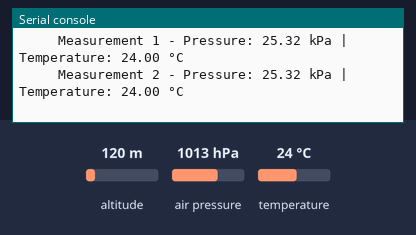
The program below on a simulated Raspberry Pi Pico running MicroPython. Parts: the last lines printed to the serial console. Inputs (shaded band) come from the test bench; at power-on: altitude 120 m, air pressure 1013 hPa, temperature 24 °C. The clock reads 2024-03-15 10:24:30 at power-on unless the program sets it.

Above: at 4.2 s.
4.3 s: altitude set to 20 m
At 6.5 s:
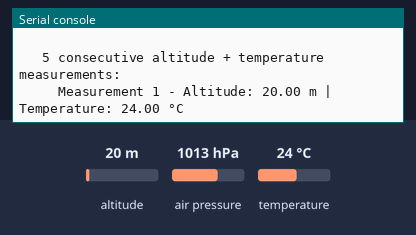
7.3 s: air pressure set to 952 hPa
At 9.8 s:
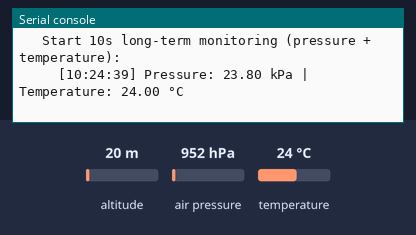
10.3 s: temperature set to 12 °C
At 11.4 s:
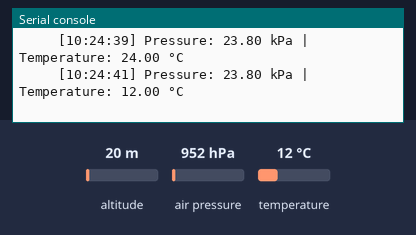

The program:

main.py
```python
# Python env   : MicroPython v1.23.0
# -*- coding: utf-8 -*-
# @Time    : 2026/3/12 下午4:00
# @Author  : PinsonJonas
# @File    : main.py
# @Description : MPL3115A2传感器测试 读取气压海拔温度 异常处理演示

# ======================================== 导入相关模块 =========================================

import time
from machine import I2C, Pin
from mpl3115a2 import MPL3115A2, MPL3115A2exception

# ======================================== 全局变量 ============================================

# I2C配置（Raspberry Pi Pico专属）
I2C_BUS = 0  # Pico的I2C总线编号
I2C_SCL_PIN = 5  # I2C时钟引脚
I2C_SDA_PIN = 4  # I2C数据引脚
I2C_FREQ = 400000  # MPL3115A2支持的400kHz高速I2C频率
# MPL3115A2传感器参数
MPL3115A2_ADDR = 0x60  # 传感器默认I2C地址
SAMPLING_INTERVAL = 0.6  # 最小采样间隔（需大于传感器512ms的采样时间）
LONG_MONITOR_DURATION = 10  # 长期监测总时长(秒)
LONG_MONITOR_INTERVAL = 2  # 长期监测采样间隔(秒)

# ======================================== 功能函数 ============================================


def init_i2c():
    """
    初始化I2C总线（适配Raspberry Pi Pico硬件）
    Initialize I2C bus (adapted for Raspberry Pi Pico hardware)

    Args:
        None

    Returns:
        I2C: 初始化成功返回I2C对象；初始化失败返回None
        I2C: Return I2C object if initialization succeeds; return None if fails

    Notes:
        1. 仅适配Raspberry Pi Pico的I2C0总线，如需使用I2C1需修改引脚（SCL=15, SDA=14）
        2. 初始化时会扫描I2C总线上的设备，并检查MPL3115A2默认地址是否存在
        1. Only adapted for I2C0 bus of Raspberry Pi Pico, modify pins (SCL=15, SDA=14) if using I2C1
        2. Scan I2C bus devices during initialization and check if MPL3115A2 default address exists
    """
    try:
        # 初始化Pico的I2C0总线
        i2c = I2C(I2C_BUS, scl=Pin(I2C_SCL_PIN), sda=Pin(I2C_SDA_PIN), freq=I2C_FREQ)
        detected_devices = [hex(addr) for addr in i2c.scan()]
        print(f"I2C initialization successful, detected device addresses: {', '.join(detected_devices)}")

        # 检查MPL3115A2传感器是否存在
        if hex(MPL3115A2_ADDR) not in detected_devices:
            print("Warning: MPL3115A2 sensor not detected (default address 0x60)")
            return None
        return i2c
    except Exception as e:
        print(f"I2C initialization failed: {e}")
        return None


def print_separator(title):
    """
    打印分隔符，优化输出可读性
    Print separator to optimize output readability

    Args:
        title (str): 分隔符标题/演示模块名称
        title (str): Separator title / demonstration module name

    Returns:
        None

    Notes:
        输出格式为65个等号组成的分隔线，中间显示传入的标题文本
        Output format is a separator line composed of 65 equal signs with the incoming title text in the middle
    """
    print("\n" + "=" * 65)
    print(f"=== {title}")
    print("=" * 65)


def safe_measure(func, desc="measurement"):
    """
    安全执行测量函数，捕获各类异常并返回结果状态
    Safely execute measurement function, catch all types of exceptions and return result status

    Args:
        func (function): 要执行的测量函数（如mpl.pressure/mpl.altitude/mpl.temperature）
        func (function): Measurement function to execute (e.g. mpl.pressure/mpl.altitude/mpl.temperature)
        desc (str): 测量操作描述文本，用于异常提示（默认值：measurement）
        desc (str): Measurement operation description text for exception prompt (default: measurement)

    Returns:
        tuple: (测量结果, 执行状态)
               - 执行成功：(测量数值, True)
               - 执行失败：(None, False)
        tuple: (measurement result, execution status)
               - Success: (measurement value, True)
               - Failure: (None, False)

    Notes:
        1. 捕获MPL3115A2传感器专属异常、I2C通信异常、通用异常
        2. 所有异常信息均以英文输出，便于调试定位问题
        1. Catch MPL3115A2 sensor-specific exceptions, I2C communication exceptions, and general exceptions
        2. All exception information is output in English for easy debugging and problem location
    """
    try:
        result = func()
        return result, True
    except MPL3115A2exception as e:
        print(f"   {desc} failed - sensor exception: {e}")
    except OSError as e:
        if "EIO" in str(e):
            print(f"   {desc} failed - I2C communication error(Errno 5): {e}")
        else:
            print(f"   {desc} failed - I2C error: {e}")
    except Exception as e:
        print(f"   {desc} failed - unknown error: {e}")
    return None, False


# ======================================== 自定义类 ============================================

# ======================================== 初始化配置 ===========================================

time.sleep(3)
print("FreakStudio: MPL3115A2 sensor test - read pressure/altitude/temperature with exception handling")
# 初始化I2C总线
i2c = init_i2c()
if not i2c:
    print("I2C initialization failed, program exit")
    raise SystemExit(1)

# ========================================  主程序  ============================================

# 1. 气压计模式功能演示
print_separator("1. Pressure mode demonstration")
try:
    # 初始化气压模式传感器对象
    mpl_pressure = MPL3115A2(i2c, mode=MPL3115A2.PRESSURE)
    print("   MPL3115A2 pressure mode initialized successfully")

    # 连续5次气压+温度测量
    print("\n   5 consecutive pressure + temperature measurements:")
    for i in range(5):
        pressure, p_ok = safe_measure(mpl_pressure.pressure, "pressure reading")
        temp, t_ok = safe_measure(mpl_pressure.temperature, "temperature reading")

        if p_ok and t_ok:
            pressure_kpa = pressure / 4000.0  # 转换为kPa（原始值精度0.25Pa）
            print(f"     Measurement {i+1} - Pressure: {pressure_kpa:.2f} kPa | Temperature: {temp:.2f} °C")
        time.sleep(SAMPLING_INTERVAL)

    # 测试错误场景：气压模式下读取海拔（预期触发异常）
    print("\n   Test error scenario: Read altitude in pressure mode (expected exception):")
    alt, a_ok = safe_measure(mpl_pressure.altitude, "altitude reading")

except MPL3115A2exception as e:
    print(f"   Pressure mode initialization failed: {e}")
except Exception as e:
    print(f"   Pressure mode operation failed: {e}")

# 2. 海拔模式功能演示
print_separator("2. Altitude mode demonstration")
try:
    # 初始化海拔模式传感器对象
    mpl_altitude = MPL3115A2(i2c, mode=MPL3115A2.ALTITUDE)
    print("   MPL3115A2 altitude mode initialized successfully")

    # 连续5次海拔+温度测量
    print("\n   5 consecutive altitude + temperature measurements:")
    for i in range(5):
        altitude, a_ok = safe_measure(mpl_altitude.altitude, "altitude reading")
        temp, t_ok = safe_measure(mpl_altitude.temperature, "temperature reading")

        if a_ok and t_ok:
            print(f"     Measurement {i+1} - Altitude: {altitude:.2f} m | Temperature: {temp:.2f} °C")
        time.sleep(SAMPLING_INTERVAL)

    # 测试错误场景：海拔模式下读取气压（预期触发异常）
    print("\n   Test error scenario: Read pressure in altitude mode (expected exception):")
    press, p_ok = safe_measure(mpl_altitude.pressure, "pressure reading")

except MPL3115A2exception as e:
    print(f"   Altitude mode initialization failed: {e}")
except Exception as e:
    print(f"   Altitude mode operation failed: {e}")

# 3. 传感器异常处理演示
print_separator("3. Sensor exception handling demonstration")
# 测试无效模式初始化（预期触发异常）
print("   Test error scenario: Initialize with invalid mode (expected exception):")
try:
    mpl_invalid = MPL3115A2(i2c, mode=99)  # 传入无效模式值
except MPL3115A2exception as e:
    print(f"   Expected exception caught: {e}")
except Exception as e:
    print(f"   Unexpected exception caught: {e}")

# 4. 长期监测功能演示
print_separator("4. Long-term monitoring demonstration (10 seconds, 2s interval)")
try:
    # 重新初始化气压计模式用于长期监测
    mpl_monitor = MPL3115A2(i2c, mode=MPL3115A2.PRESSURE)
    print(f"   Start {LONG_MONITOR_DURATION}s long-term monitoring (pressure + temperature):")

    start_time = time.time()
    while (time.time() - start_time) < LONG_MONITOR_DURATION:
        pressure, p_ok = safe_measure(mpl_monitor.pressure, "pressure reading")
        temp, t_ok = safe_measure(mpl_monitor.temperature, "temperature reading")

        if p_ok and t_ok:
            pressure_kpa = pressure / 4000.0
            current_time = time.localtime()
            time_str = f"{current_time[3]:02d}:{current_time[4]:02d}:{current_time[5]:02d}"
            print(f"     [{time_str}] Pressure: {pressure_kpa:.2f} kPa | Temperature: {temp:.2f} °C")

        time.sleep(LONG_MONITOR_INTERVAL)

except Exception as e:
    print(f"   Long-term monitoring failed: {e}")

# 程序结束提示
print_separator("Demonstration completed")
print("   All MPL3115A2 function demonstrations finished")
```

mpl3115a2.py
```python
# (licence header left out)
__version__ = "0.1.0"
__author__ = "PinsonJonas"
__license__ = "MIT"
__platform__ = "MicroPython v1.23.0"

# ======================================== 导入相关模块 =========================================

import time
from machine import I2C, Pin

# ======================================== 全局变量 ============================================


# ======================================== 功能函数 ============================================


# ======================================== 自定义类 ============================================


class MPL3115A2exception(Exception):
    """
    MPL3115A2传感器专属异常类
    MPL3115A2 sensor-specific exception class

    Attributes:
        None

    Methods:
        None
    """

    pass


class MPL3115A2:
    """
    MPL3115A2传感器驱动类，支持气压和海拔两种测量模式
    MPL3115A2 sensor driver class, supports pressure and altitude measurement modes

    Attributes:
        ALTITUDE (int): 海拔测量模式标识，值为0
        PRESSURE (int): 气压测量模式标识，值为1
        MPL3115_I2CADDR (int): 传感器默认I2C地址，值为0x60
        （其他常量为传感器寄存器地址，详见类内定义）
        ALTITUDE (int): Altitude measurement mode identifier, value is 0
        PRESSURE (int): Pressure measurement mode identifier, value is 1
        MPL3115_I2CADDR (int): Sensor default I2C address, value is 0x60
        (Other constants are sensor register addresses, see in-class definitions for details)

    Methods:
        __init__(i2c, mode): 初始化传感器，设置测量模式
        _read_status(): 读取传感器状态寄存器，等待数据就绪
        pressure(): 读取气压值（仅气压模式可用）
        altitude(): 读取海拔值（仅海拔模式可用）
        temperature(): 读取温度值（所有模式可用）
        __init__(i2c, mode): Initialize sensor and set measurement mode
        _read_status(): Read sensor status register and wait for data ready
        pressure(): Read pressure value (only available in pressure mode)
        altitude(): Read altitude value (only available in altitude mode)
        temperature(): Read temperature value (available in all modes)
    """

    # 测量模式常量定义
    # 海拔测量模式
    ALTITUDE = const(0)
    # 气压测量模式
    PRESSURE = const(1)

    # 传感器I2C地址常量
    # MPL3115A2默认I2C地址
    MPL3115_I2CADDR = const(0x60)

    # 传感器寄存器地址常量
    # 状态寄存器
    MPL3115_STATUS = const(0x00)
    # 气压数据最高位寄存器
    MPL3115_PRESSURE_DATA_MSB = const(0x01)
    # 气压数据中间位寄存器
    MPL3115_PRESSURE_DATA_CSB = const(0x02)
    # 气压数据最低位寄存器
    MPL3115_PRESSURE_DATA_LSB = const(0x03)
    # 温度数据最高位寄存器
    MPL3115_TEMP_DATA_MSB = const(0x04)
    # 温度数据最低位寄存器
    MPL3115_TEMP_DATA_LSB = const(0x05)
    # 数据就绪状态寄存器
    MPL3115_DR_STATUS = const(0x06)
    # 差值数据寄存器
    MPL3115_DELTA_DATA = const(0x07)
    # 设备标识寄存器
    MPL3115_WHO_AM_I = const(0x0C)
    # FIFO状态寄存器
    MPL3115_FIFO_STATUS = const(0x0D)
    # FIFO数据寄存器
    MPL3115_FIFO_DATA = const(0x0E)
    # FIFO设置寄存器
    MPL3115_FIFO_SETUP = const(0x0E)
    # 时间延迟寄存器
    MPL3115_TIME_DELAY = const(0x10)
    # 系统模式寄存器
    MPL3115_SYS_MODE = const(0x11)
    # 中断源寄存器
    MPL3115_INT_SORCE = const(0x12)
    # 压力/温度数据配置寄存器
    MPL3115_PT_DATA_CFG = const(0x13)
    # 气压基准值最高位寄存器
    MPL3115_BAR_IN_MSB = const(0x14)
    # 气压报警值最高位寄存器
    MPL3115_P_ARLARM_MSB = const(0x16)
    # 温度报警值寄存器
    MPL3115_T_ARLARM = const(0x18)
    # 气压报警窗口最高位寄存器
    MPL3115_P_ARLARM_WND_MSB = const(0x19)
    # 温度报警窗口寄存器
    MPL3115_T_ARLARM_WND = const(0x1B)
    # 气压最小值数据寄存器
    MPL3115_P_MIN_DATA = const(0x1C)
    # 温度最小值数据寄存器
    MPL3115_T_MIN_DATA = const(0x1F)
    # 气压最大值数据寄存器
    MPL3115_P_MAX_DATA = const(0x21)
    # 温度最大值数据寄存器
    MPL3115_T_MAX_DATA = const(0x24)
    # 控制寄存器1
    MPL3115_CTRL_REG1 = const(0x26)
    # 控制寄存器2
    MPL3115_CTRL_REG2 = const(0x27)
    # 控制寄存器3
    MPL3115_CTRL_REG3 = const(0x28)
    # 控制寄存器4
    MPL3115_CTRL_REG4 = const(0x29)
    # 控制寄存器5
    MPL3115_CTRL_REG5 = const(0x2A)
    # 气压偏移寄存器
    MPL3115_OFFSET_P = const(0x2B)
    # 温度偏移寄存器
    MPL3115_OFFSET_T = const(0x2C)
    # 高度偏移寄存器
    MPL3115_OFFSET_H = const(0x2D)

    def __init__(self, i2c, mode=PRESSURE):
        """
        初始化MPL3115A2传感器，配置测量模式和采样参数
        Initialize MPL3115A2 sensor, configure measurement mode and sampling parameters

        Args:
            i2c (I2C): 已初始化的I2C对象
            i2c (I2C): Initialized I2C object
            mode (int): 测量模式，可选ALTITUDE(0)或PRESSURE(1)，默认值为PRESSURE(1)
            mode (int): Measurement mode, optional ALTITUDE(0) or PRESSURE(1), default is PRESSURE(1)

        Returns:
            None

        Notes:
            1. 采样配置为过采样率128，最小采样时间512ms
            2. 初始化失败会抛出MPL3115A2exception异常
            1. Sampling configuration is oversampling rate 128, minimum sampling time 512ms
            2. Initialization failure will throw MPL3115A2exception exception
        """
        self.i2c = i2c
        self.STA_reg = bytearray(1)
        self.mode = mode

        if self.mode is PRESSURE:
            # 气压计模式，非原始数据，过采样128，最小时间512ms
            self.i2c.writeto_mem(MPL3115_I2CADDR, MPL3115_CTRL_REG1, bytes([0x38]))
            # 无事件检测
            self.i2c.writeto_mem(MPL3115_I2CADDR, MPL3115_PT_DATA_CFG, bytes([0x07]))  # no events detected
            # 激活传感器
            self.i2c.writeto_mem(MPL3115_I2CADDR, MPL3115_CTRL_REG1, bytes([0x39]))  # active
        elif self.mode is ALTITUDE:
            # 海拔模式，非原始数据，过采样128，最小时间512ms
            self.i2c.writeto_mem(MPL3115_I2CADDR, MPL3115_CTRL_REG1, bytes([0xB8]))
            # 无事件检测
            self.i2c.writeto_mem(MPL3115_I2CADDR, MPL3115_PT_DATA_CFG, bytes([0x07]))  # no events detected
            # 激活传感器
            self.i2c.writeto_mem(MPL3115_I2CADDR, MPL3115_CTRL_REG1, bytes([0xB9]))  # active
        else:
            raise MPL3115A2exception("Invalid Mode MPL3115A2")

        if self._read_status():
            pass
        else:
            raise MPL3115A2exception("Error with MPL3115A2")

    def _read_status(self):
        """
        读取传感器状态寄存器，等待数据就绪
        Read sensor status register and wait for data ready

        Args:
            None

        Returns:
            bool: 数据就绪返回True，传感器异常返回False
            bool: Return True if data is ready, return False if sensor is abnormal

        Notes:
            1. 循环读取状态寄存器，直到数据就绪或判定异常
            2. 状态寄存器第2位（0x04）为数据就绪标志位
            1. Cyclically read status register until data is ready or abnormality is determined
            2. The 2nd bit (0x04) of the status register is the data ready flag bit
        """
        while True:
            # 读取状态寄存器值到STA_reg字节数组
            self.i2c.readfrom_mem_into(MPL3115_I2CADDR, MPL3115_STATUS, self.STA_reg)

            # 状态寄存器值为0，等待10ms后重试
            if self.STA_reg[0] == 0:
                time.sleep(0.01)
                pass
            # 数据就绪标志位为1，返回True
            elif (self.STA_reg[0] & 0x04) == 4:
                return True
            # 其他状态，返回False
            else:
                return False

    def pressure(self):
        """
        读取气压值（仅气压模式下可用）
        Read pressure value (only available in pressure mode)

        Args:
            None

        Returns:
            float: 气压值，精度0.25Pa
            float: Pressure value with 0.25Pa precision

        Notes:
            1. 海拔模式下调用会抛出MPL3115A2exception异常
            2. 气压值由3个寄存器数据拼接计算得出
            1. Calling in altitude mode will throw MPL3115A2exception exception
            2. Pressure value is calculated by splicing 3 register data
        """
        if self.mode == ALTITUDE:
            raise MPL3115A2exception("Incorrect Measurement Mode MPL3115A2")

        # 读取气压数据的3个寄存器（MSB, CSB, LSB）
        out_pressure = self.i2c.readfrom_mem(MPL3115_I2CADDR, MPL3115_PRESSURE_DATA_MSB, 3)

        # 计算气压整数部分
        pressure_int = (out_pressure[0] << 10) + (out_pressure[1] << 2) + ((out_pressure[2] >> 6) & 0x3)
        # 计算气压小数部分
        pressure_frac = (out_pressure[2] >> 4) & 0x03

        return float(pressure_int + pressure_frac / 4.0)

    def altitude(self):
        """
        读取海拔值（仅海拔模式下可用）
        Read altitude value (only available in altitude mode)

        Args:
            None

        Returns:
            float: 海拔值，单位米，精度0.0625米
            float: Altitude value in meters with 0.0625m precision

        Notes:
            1. 气压模式下调用会抛出MPL3115A2exception异常
            2. 海拔值由3个寄存器数据拼接计算，包含符号位处理
            1. Calling in pressure mode will throw MPL3115A2exception exception
            2. Altitude value is calculated by splicing 3 register data with sign bit processing
        """
        if self.mode == PRESSURE:
            raise MPL3115A2exception("Incorrect Measurement Mode MPL3115A2")

        # 读取海拔数据的3个寄存器（与气压数据共用同一组寄存器）
        out_alt = self.i2c.readfrom_mem(MPL3115_I2CADDR, MPL3115_PRESSURE_DATA_MSB, 3)

        # 计算海拔整数部分
        alt_int = (out_alt[0] << 8) + (out_alt[1])
        # 计算海拔小数部分
        alt_frac = (out_alt[2] >> 4) & 0x0F

        # 处理负数海拔值（补码转换）
        if alt_int > 32767:
            alt_int -= 65536

        return float(alt_int + alt_frac / 16.0)

    def temperature(self):
        """
        读取温度值（所有测量模式下均可用）
        Read temperature value (available in all measurement modes)

        Args:
            None

        Returns:
            float: 温度值，单位摄氏度，精度1/256℃
            float: Temperature value in degrees Celsius with 1/256℃ precision

        Notes:
            1. 温度值由2个寄存器数据拼接计算，包含符号位处理
            2. 温度范围为-40℃至+85℃
            1. Temperature value is calculated by splicing 2 register data with sign bit processing
            2. Temperature range is -40℃ to +85℃
        """
        # 读取温度数据最高位寄存器
        OUT_T_MSB = self.i2c.readfrom_mem(MPL3115_I2CADDR, MPL3115_TEMP_DATA_MSB, 1)
        # 读取温度数据最低位寄存器
        OUT_T_LSB = self.i2c.readfrom_mem(MPL3115_I2CADDR, MPL3115_TEMP_DATA_LSB, 1)

        # 提取温度整数部分
        temp_int = OUT_T_MSB[0]
        # 提取温度小数部分
        temp_frac = OUT_T_LSB[0]

        # 处理负温度值（补码转换）
        if temp_int > 127:
            temp_int -= 256

        return float(temp_int + temp_frac / 256.0)


# ======================================== 初始化配置 ===========================================


# ========================================  主程序  ============================================
```

Measured:
- after the input at 4.3 s, the serial console: prints a new line after 1.7 s (image 1)
- after the input at 7.3 s, the serial console: prints a new line after 1.7 s (image 2)
- after the input at 10.3 s, the serial console: prints a new line after 0.74 s (image 3)
